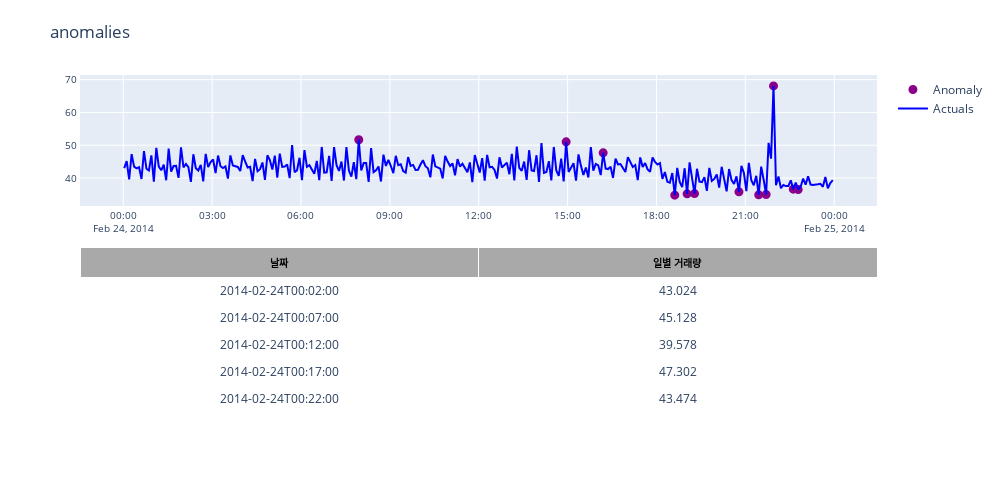

Notebook source saved alongside this figure:
### Code cell
def plot_anomaly(df,metric_name):
    df.timestamp = pd.to_datetime(df['timestamp'].astype(str), format="%Y-%m-%d %H:%M:%S")
    dates = df.timestamp
    #identify the anomaly points and create a array of its values for plot
    bool_array = (abs(df['anomaly']) > 0)
    actuals = df["value"][-len(bool_array):]
    anomaly_points = bool_array * actuals
    anomaly_points[anomaly_points == 0] = np.nan
    #A dictionary for conditional format table based on anomaly
    color_map = {0: "white", 1: "plum"}

    table = go.Table(
        domain=dict(x=[0, 1],
                    y=[0, 0.5]),
        columnwidth=[1, 1],
        header=dict(height=27,
                    values=[['<b>날짜</b>'], ['<b>일별 거래량</b>'],],
                    font=dict(color='black', size=10),
                    fill=dict(color='darkgray')),
        cells=dict(values=[df.round(3)[k].tolist() for k in ['timestamp', 'value']],
                   line=dict(color='white'),
                   align=['center'],
                   font=dict(size=12),
                   suffix=[None] + [''] + [''] + ['%'] + [''],
                   height=27,
                   fill=dict(color=[df['anomaly'].map(color_map)])))
    
    Actuals = go.Scatter(name='Actuals',
                         x=dates,
                         y=df['value'],
                         xaxis='x1', 
                         yaxis='y1',
                         mode='lines',
                         marker=dict(size=12,
                                     line=dict(width=1),
                                     color="blue"))
    anomalies_map = go.Scatter(name="Anomaly",
                               showlegend=True,
                               x=dates,
                               y=anomaly_points,
                               mode='markers',
                               xaxis='x1',
                               yaxis='y1',
                               marker=dict(color="darkmagenta",
                                           size=7,
                                           line=dict(
                                               color="darkmagenta",
                                               width=2)))
    axis = dict(
        showline=True,
        zeroline=False,
        showgrid=True,
        mirror=True,
        ticklen=4,
        gridcolor='white',
        tickfont=dict(size=10))
    layout = dict(
        width=1000,
        height=500,
        autosize=False,
        title=metric_name,
        margin=dict(t=75),
        showlegend=True,
        xaxis1=dict(axis, **dict(domain=[0, 1], anchor='y1', showticklabels=True)),
        yaxis1=dict(axis, **dict(domain=[2 * 0.21 + 0.20, 1], anchor='x1', hoverformat='.2f')))
    fig = go.Figure(data=[table, anomalies_map, Actuals], layout=layout)
    iplot(fig)
    pyplot.show()
plot_anomaly(df_1,'anomalies')

### Figure 1 — Plotly figure (JSON) as saved in the notebook; plotly's stock layout.template omitted (floating-point values rounded to 4 significant figures; data arrays with more than 128 entries replaced by an {"elided": "..."} marker saying what was removed)
{"data": [{"cells": {"align": ["center"], "fill": {"color": {"elided": "1x288 str values"}}, "font": {"size": 12}, "height": 27, "line": {"color": "white"}, "suffix": [null, "", "", "%", ""], "values": {"elided": "2x288 mixed values"}}, "columnwidth": [1, 1], "domain": {"x": [0, 1], "y": [0, 0.5]}, "header": {"fill": {"color": "darkgray"}, "font": {"color": "black", "size": 10}, "height": 27, "values": [["<b>날짜</b>"], ["<b>일별 거래량</b>"]]}, "type": "table"}, {"marker": {"color": "darkmagenta", "line": {"color": "darkmagenta", "width": 2}, "size": 7}, "mode": "markers", "name": "Anomaly", "showlegend": true, "type": "scatter", "x": {"elided": "288 str values"}, "xaxis": "x", "y": {"elided": "288 float values"}, "yaxis": "y"}, {"marker": {"color": "blue", "line": {"width": 1}, "size": 12}, "mode": "lines", "name": "Actuals", "type": "scatter", "x": {"elided": "288 str values"}, "xaxis": "x", "y": {"elided": "288 float values"}, "yaxis": "y"}], "layout": {"autosize": false, "height": 500, "margin": {"t": 75}, "showlegend": true, "title": {"text": "anomalies"}, "width": 1000, "xaxis": {"anchor": "y", "domain": [0, 1], "gridcolor": "white", "mirror": true, "showgrid": true, "showline": true, "showticklabels": true, "tickfont": {"size": 10}, "ticklen": 4, "zeroline": false}, "yaxis": {"anchor": "x", "domain": [0.62, 1], "gridcolor": "white", "hoverformat": ".2f", "mirror": true, "showgrid": true, "showline": true, "tickfont": {"size": 10}, "ticklen": 4, "zeroline": false}}}
